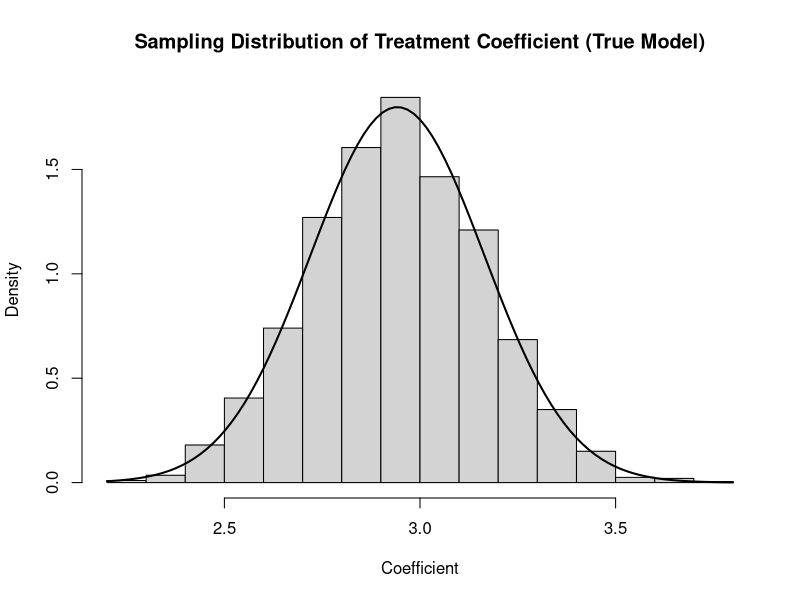
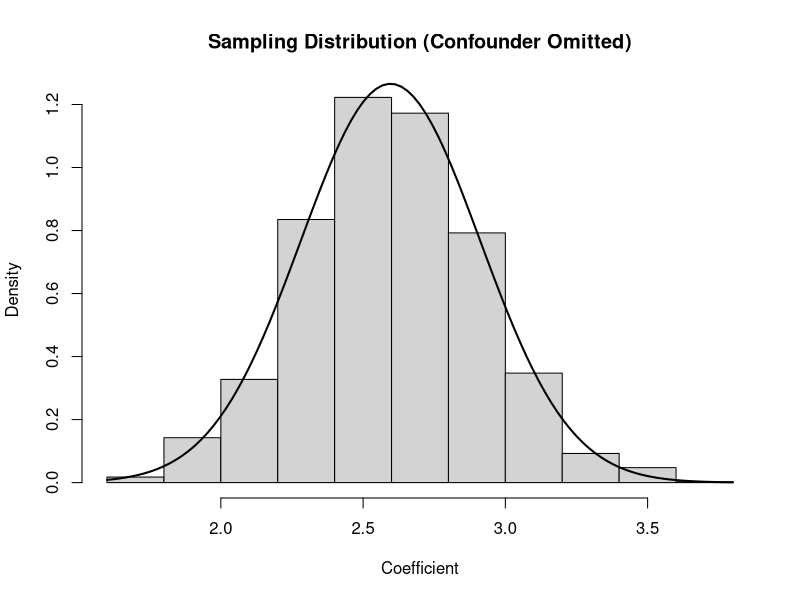

Write the R code that produced these figures, in order.
## ---- chunk 1
knitr::opts_chunk$set(echo = TRUE)
set.seed(123)
## ---- chunk 2
N <- 2000
confounder <- rnorm(N, mean = 50, sd = 10)
treatment <- rbinom(N, size = 1, prob = 0.5)

Y <- 5 + 3*treatment + 0.5*confounder + rnorm(N, 0, 5)

dat <- data.frame(Y, treatment, confounder)

true_model <- lm(Y ~ treatment + confounder, data = dat)
summary(true_model)
## ---- chunk 3
B <- 2000
coef_store <- numeric(B)

for(i in 1:B){
samp <- dat[sample(1:N, N, replace = TRUE), ]
m <- lm(Y ~ treatment + confounder, data = samp)
coef_store[i] <- coef(m)[2]
}

hist(coef_store,
main = "Sampling Distribution of Treatment Coefficient (True Model)",
xlab = "Coefficient",
freq = FALSE)

curve(dnorm(x, mean = mean(coef_store), sd = sd(coef_store)),
add = TRUE, lwd = 2)
## ---- chunk 4
boot_se <- sd(coef_store)
boot_se
## ---- chunk 5
coef_store_omit <- numeric(B)

for(i in 1:B){
samp <- dat[sample(1:N, N, replace = TRUE), ]
m2 <- lm(Y ~ treatment, data = samp)
coef_store_omit[i] <- coef(m2)[2]
}

hist(coef_store_omit,
main = "Sampling Distribution (Confounder Omitted)",
xlab = "Coefficient",
freq = FALSE)

curve(dnorm(x, mean = mean(coef_store_omit), sd = sd(coef_store_omit)),
add = TRUE, lwd = 2)
## ---- chunk 6
mean(coef_store)
mean(coef_store_omit)
## ---- chunk 7
data(mtcars)
## ---- chunk 8
auto <- mtcars$mpg[mtcars$am == 0]
manual <- mtcars$mpg[mtcars$am == 1]

t_test_result <- t.test(auto, manual, var.equal = FALSE)
t_test_result
## ---- chunk 9
model2 <- lm(mpg ~ am, data = mtcars)
summary(model2)
